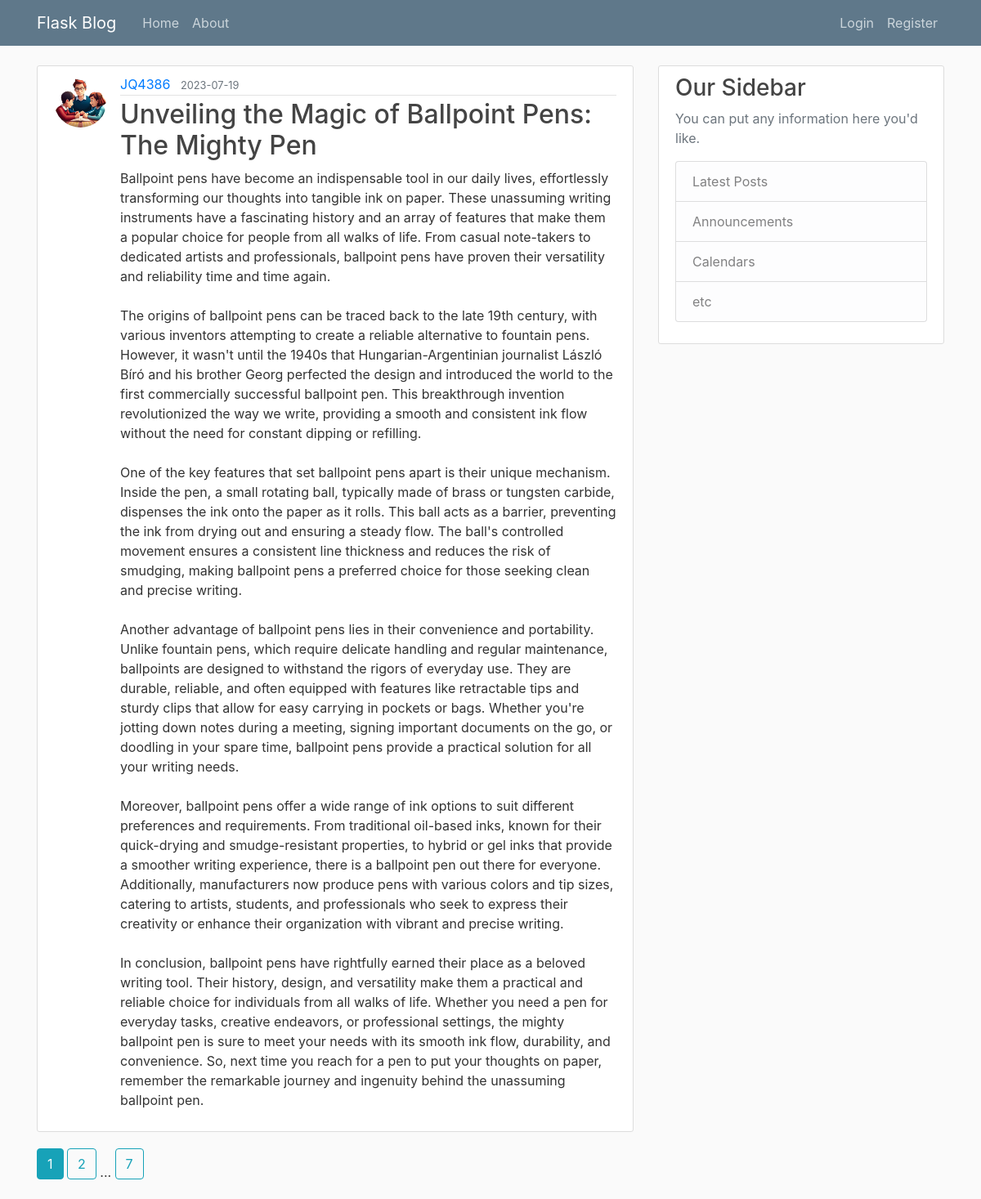
Page /home on the earlier database version.
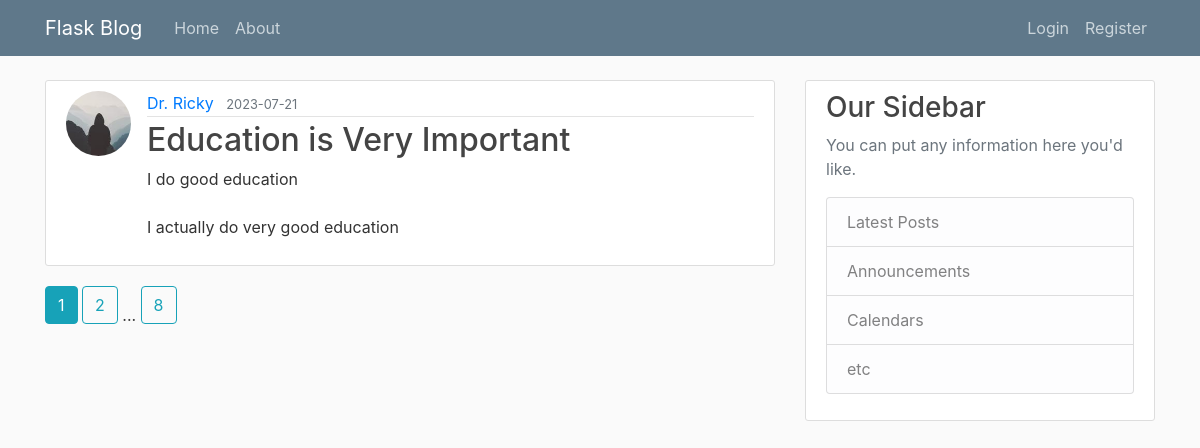
Same page on the later database version.
### flaskblog/models.py (models this page shows, shortened)
class Post(db.Model):
    id = db.Column(db.Integer, primary_key=True)
    title = db.Column(db.String(100), nullable=False) # 100 char max, not null
    date_posted = db.Column(db.DateTime, nullable=False, default=datetime.utcnow) # not null, default, always use utc time for consistency
    content = db.Column(db.Text, nullable=False) # not null
    user_id = db.Column(db.Integer, db.ForeignKey('user.id'), nullable=False) # not null

class User(db.Model, UserMixin):
    id = db.Column(db.Integer, primary_key=True)
    username = db.Column(db.String(20), unique=True, nullable=False) # 20 char max, unique, not null
    email = db.Column(db.String(120), unique=True, nullable=False) # 120 char max, unique, not null
    image_file = db.Column(db.String(20), nullable=False, default='default.jpg') # 20 char max, not null, default
    password = db.Column(db.String(60), nullable=False) # 60 char max, not null
    posts = db.relationship('Post', backref='author', lazy=True) # one to many relationship, backref allows us to get user who created post

### flaskblog/main/routes.py (the view)
@main.route('/')
@main.route('/home')
def home():
    page = request.args.get('page', 1, type=int)
    posts = Post.query.order_by(Post.date_posted.desc()).paginate(page=page, per_page=1)
    return render_template('home.html', title='Home', posts=posts)

### flaskblog/templates/home.html
{% extends "layout.html" %}
{% block content %}
    {% for post in posts.items %}
        <article class="media content-section">
          <img class="rounded-circle article-img" src="{{ url_for('static', filename='profile_pics/' + post.author.image_file) }}">
          <div class="media-body">
            <div class="article-metadata">
              <a class="mr-2" href="{{ url_for('users.user_posts', username=post.author.username) }}">{{ post.author.username }}</a>
              <small class="text-muted">{{ post.date_posted.strftime('%Y-%m-%d') }}</small>
            </div>
            <h2><a class="article-title" href="{{ url_for('posts.post', post_id=post.id) }}">{{ post.title }}</a></h2>
            <p class="article-content">{{ post.content }}</p>
          </div>
        </article>
    {% endfor %}
    {% for page_num in posts.iter_pages(left_edge=1, right_edge=1, left_current=1, right_current=1) %}
        {% if page_num %}
            {% if posts.page == page_num %}
                <a class="btn btn-info mb-4" href="{{ url_for('main.home', page=page_num) }}">{{ page_num }}</a>
            {% else %}
                <a class="btn btn-outline-info mb-4" href="{{ url_for('main.home', page=page_num) }}">{{ page_num }}</a>
            {% endif %}
        {% else %}
            ...
        {% endif %}
    {% endfor %}
{% endblock content %}

### flaskblog/templates/layout.html (shortened to what this page needs)
<!DOCTYPE html>
<html>
  <head>
    <link rel="stylesheet"
      href="https://maxcdn.bootstrapcdn.com/bootstrap/4.0.0/css/bootstrap.min.css"
>
    <link rel="stylesheet" type="text/css" href="{{ url_for('static',
      filename='main.css') }}">
  </head>
  <body>
    <header class="site-header">
      <nav class="navbar navbar-expand-md navbar-dark bg-steel fixed-top">
        <div class="container">
          <a class="navbar-brand mr-4" href="/">Flask Blog</a>
          <div class="collapse navbar-collapse" id="navbarToggle">
            <div class="navbar-nav mr-auto">
              <a class="nav-item nav-link" href="{{ url_for('main.home') }}">Home</a>
              <a class="nav-item nav-link" href="{{ url_for('main.about') }}">About</a>
            </div>
            <div class="navbar-nav">
              {% if current_user.is_authenticated %}
              <a class="nav-item nav-link" href="{{ url_for('posts.new_post') }}">New Post</a>
              <a class="nav-item nav-link" href="{{ url_for('users.account') }}">Account</a>
              <a class="nav-item nav-link" href="{{ url_for('users.logout') }}">Logout</a>
              {% else %}
              <a class="nav-item nav-link" href="{{ url_for('users.login') }}">Login</a>
              <a class="nav-item nav-link" href="{{ url_for('users.register') }}">Register</a>
              {% endif %}
            </div>
          </div>
        </div>
      </nav>
    </header>
    <main role="main" class="container">
      <div class="row">
        <div class="col-md-8">
          {% block content %}{% endblock %}
        </div>
        <div class="col-md-4">
          <div class="content-section">
            <h3>Our Sidebar</h3>
            <p class='text-muted'>You can put any information here you'd like.
              <ul class="list-group">
                <li class="list-group-item list-group-item-light">Latest Posts</li>
                <li class="list-group-item list-group-item-light">Announcements</li>
                <li class="list-group-item list-group-item-light">Calendars</li>
                <li class="list-group-item list-group-item-light">etc</li>
              </ul>
            </p>
          </div>
        </div>
      </div>
    </main>
  </body>
</html>

### flaskblog/static/main.css (style rules this page uses)
body { background: #fafafa; color: #333333; margin-top: 5rem; }
h1, h2, h3, h4, h5, h6 { color: #444444; }
.bg-steel { background-color: #5f788a; }
.site-header .navbar-nav .nav-link { color: #cbd5db; }
.content-section { background: #ffffff; padding: 10px 20px; border: 1px solid #dddddd; border-radius: 3px; margin-bottom: 20px; }
.article-title { color: #444444; }
.article-content { white-space: pre-line; }
.article-img { height: 65px; width: 65px; margin-right: 16px; }
.article-metadata { padding-bottom: 1px; margin-bottom: 4px; border-bottom: 1px solid #e3e3e3 }

Differences in the rows shown:
no longer on this page (row unchanged): Post: image_file (picture), author.username "JQ4386", date_posted "2023-07-19", title "Unveiling the Magic of Ballpoint Pens: The Mighty Pen", content "Ballpoint pens have become an indispensable tool in our daily lives, effortlessly transforming our thoughts into tangible ink on paper. These unassuming writing instruments have a fascinating history and an array of features that make them a popular choice for people from all walks of life. From casual note-takers to dedicated artists and professionals, ballpoint pens have proven their versatility and reliability time and time again. The origins of ballpoint pens can be traced back to the late 19th century, with various inventors attempting to create a reliable alternative to fountain pens. However, it wasn't until the 1940s that Hungarian-Argentinian journalist László Bíró and his brother…"
added Post: image_file (picture), author.username "Dr. Ricky", date_posted "2023-07-21", title "Education is Very Important", content "I do good education I actually do very good education"
Other differences:
new list line: "8"
list line gone: "7"
